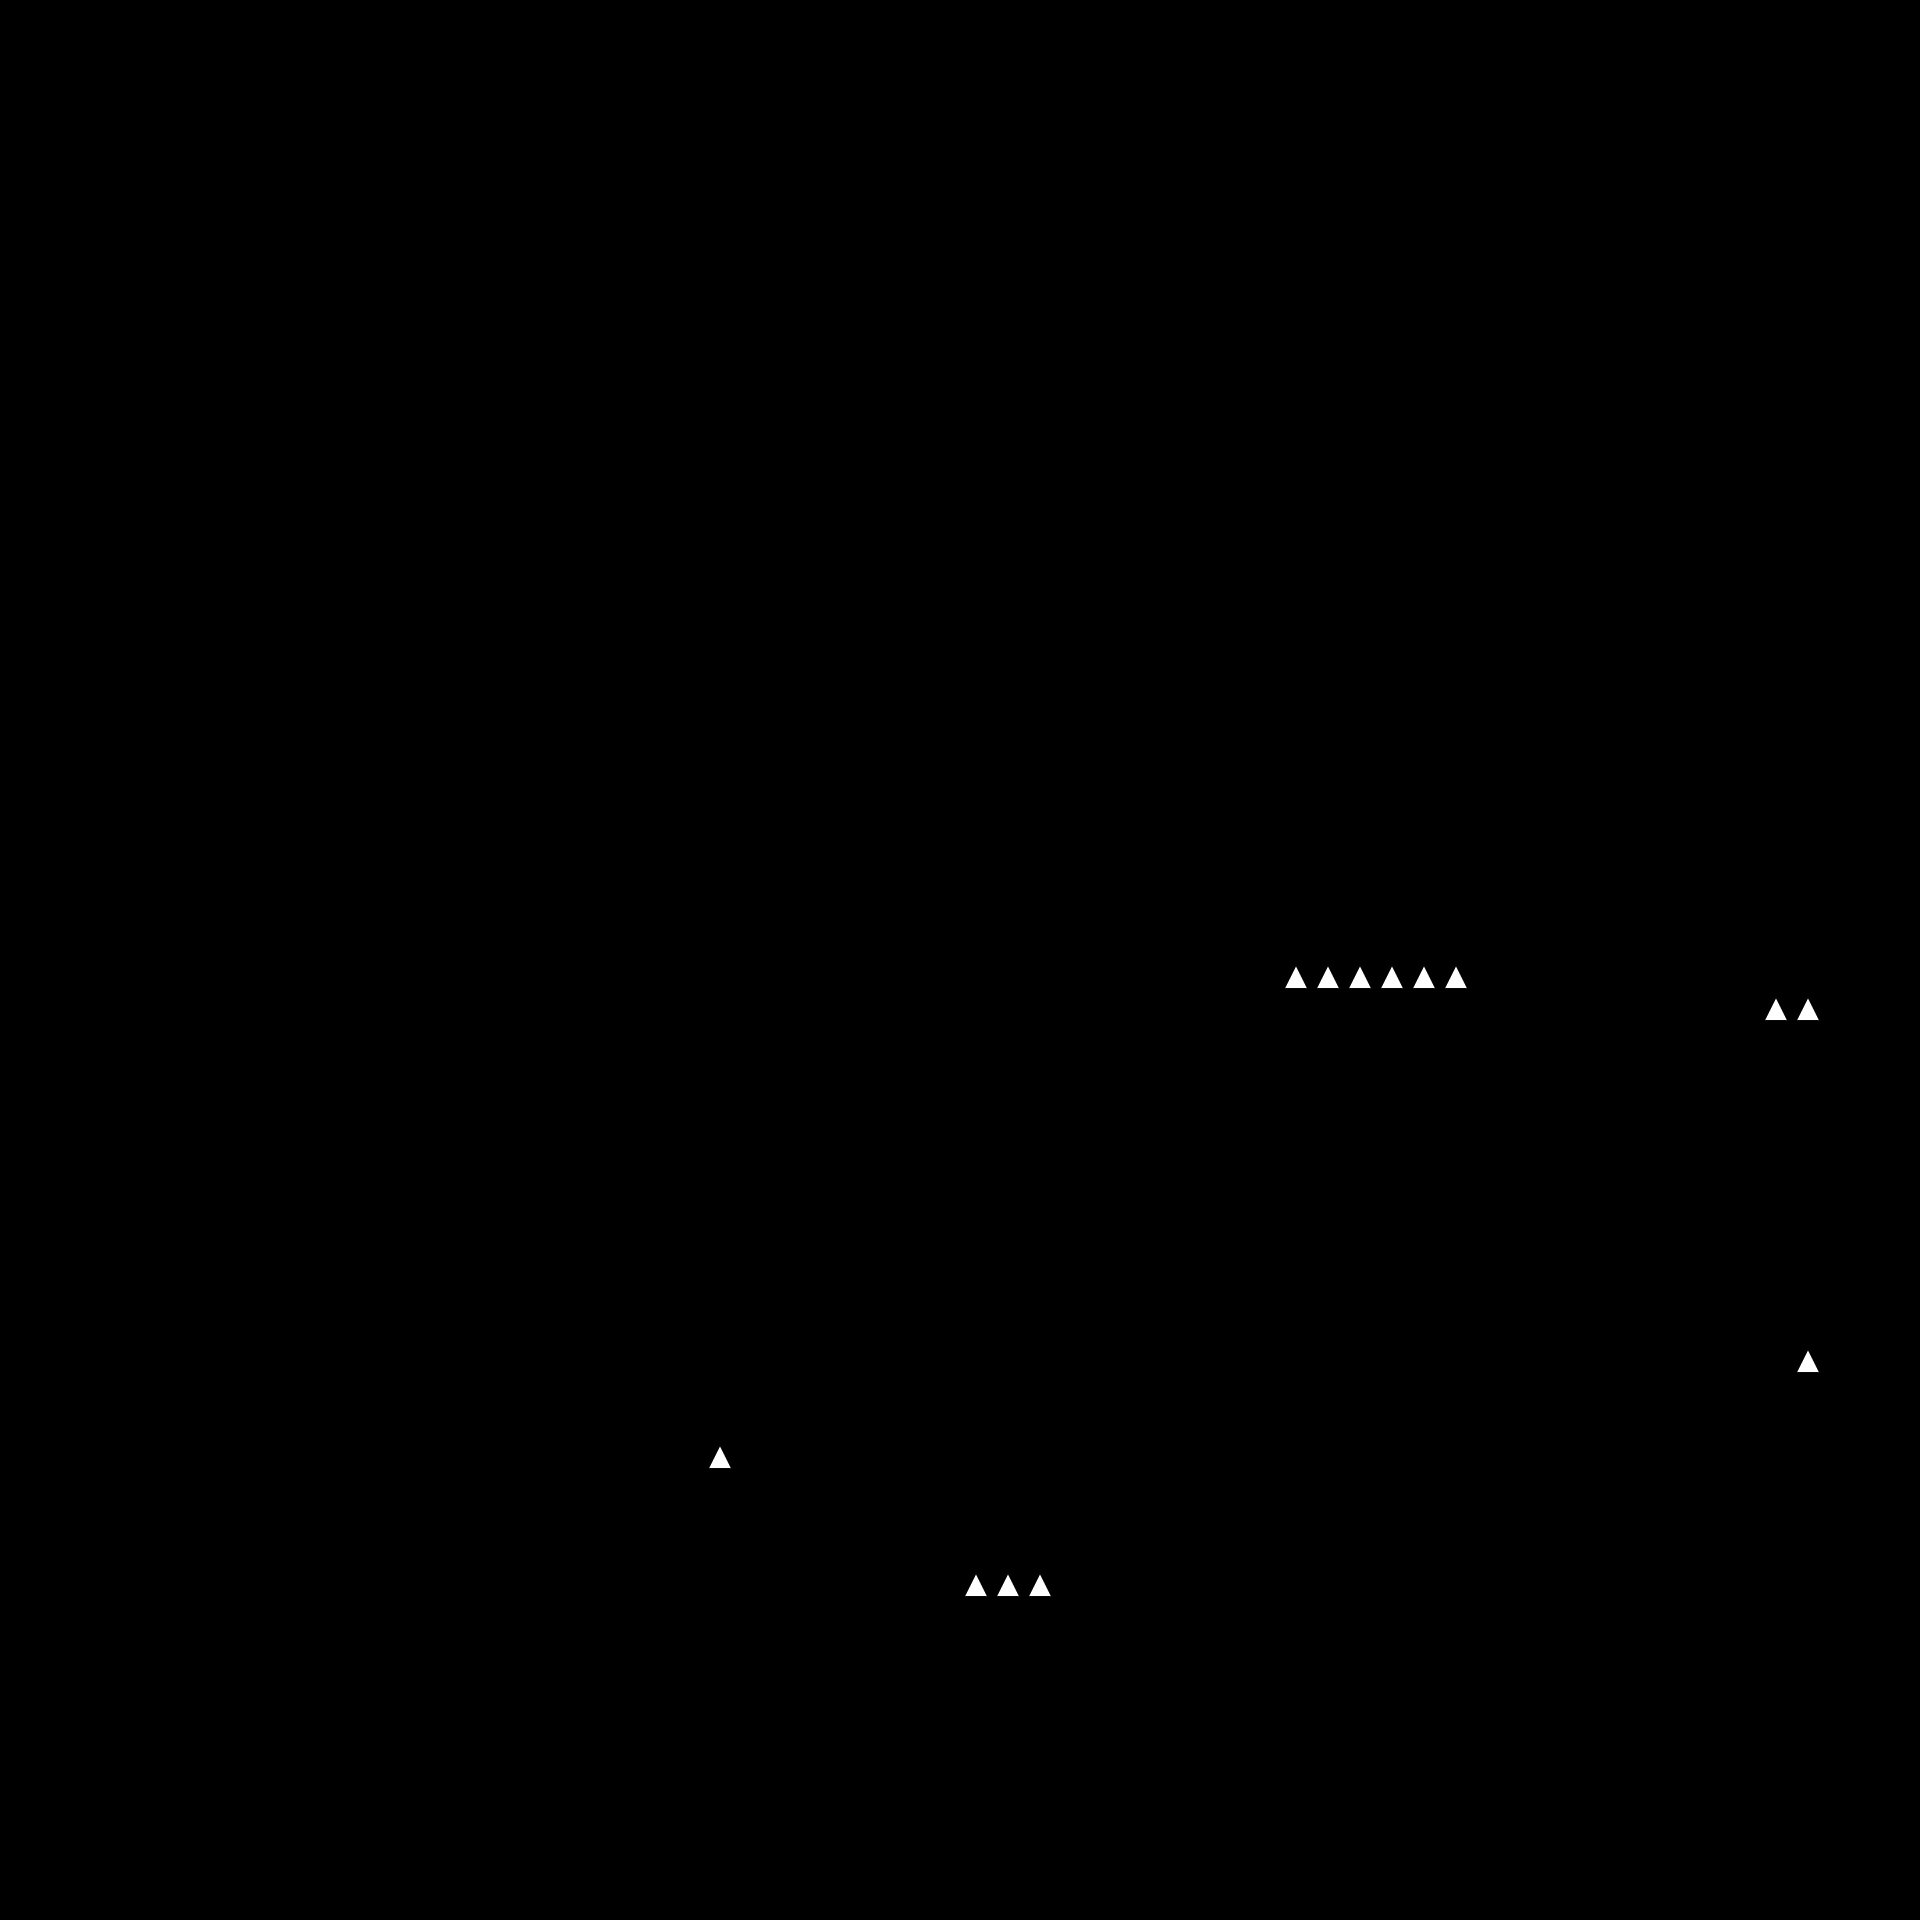

This is a level from a 2D game, rendered from its Tiled map with the project's own tilesets. A one-line summary and the map file follow, with tile-layer data summarised:
An orthogonal 60x60 tile map with 32x32 px tiles, 2 tile layers (tileLayer, hazardLayer) and 159 objects (89x color, 39x coin, 11x spike, 4x drunkflyer, 3x walker, ...).

<map version="1.0" orientation="orthogonal" renderorder="right-down" width="60" height="60" tilewidth="32" tileheight="32" nextobjectid="626">
 <tileset firstgid="1" name="worlds" tilewidth="32" tileheight="32" spacing="8" margin="4" tilecount="9" columns="9">
  <image source="tiles.png" width="360" height="40" />
 </tileset>
 <layer name="tileLayer" width="60" height="60">
  <data>[3600 cells, 1081 non-empty, 8 distinct tile ids]</data>
 </layer>
 <objectgroup name="gameObjects">
  <object id="1" name="player" x="64" y="256" width="32" height="64" />
  <object id="171" name="drunkflyer" x="1216" y="224" width="32" height="64" />
  <object id="258" name="walker" x="1216" y="352" width="32" height="64" />
  <object id="289" name="walker" x="1632" y="256" width="32" height="64" />
  <object id="343" name="coin" x="160" y="512" width="32" height="32" />
  <object id="344" name="coin" x="928" y="192" width="32" height="32" />
  <object id="345" name="coin" x="96" y="512" width="32" height="32" />
  <object id="346" name="coin" x="128" y="512" width="32" height="32" />
  <object id="347" name="coin" x="896" y="192" width="32" height="32" />
  <object id="348" name="coin" x="192" y="512" width="32" height="32" />
  <object id="353" name="coin" x="1920" y="480" width="32" height="32" />
  <object id="371" name="exit" x="320" y="896" width="64" height="96" />
  <object id="465" name="shooter" x="768" y="704" width="32" height="64" />
  <object id="466" name="walker" x="512" y="1728" width="32" height="64" />
  <object id="467" name="flyer" x="1632" y="1536" width="32" height="64" />
  <object id="468" name="flyer" x="704" y="1280" width="32" height="64" />
  <object id="469" name="staticshooter" x="576" y="1280" width="32" height="64" />
  <object id="470" name="staticshooter" x="1344" y="1504" width="32" height="64" />
  <object id="471" name="staticshooter" x="1696" y="256" width="32" height="64" />
  <object id="472" name="spike" x="480" y="448" width="32" height="32" />
  <object id="473" name="spike" x="352" y="640" width="32" height="32" />
  <object id="474" name="spike" x="256" y="640" width="32" height="32" />
  <object id="475" name="spike" x="832" y="352" width="32" height="32" />
  <object id="476" name="spike" x="1120" y="736" width="32" height="32" />
  <object id="477" name="spike" x="1568" y="128" width="32" height="32" />
  <object id="478" name="spike" x="1664" y="672" width="32" height="32" />
  <object id="479" name="spike" x="1248" y="1184" width="32" height="32" />
  <object id="480" name="spike" x="896" y="1184" width="32" height="32" />
  <object id="483" name="spike" x="256" y="1632" width="32" height="32" />
  <object id="485" name="coin" x="1856" y="1824" width="32" height="32" />
  <object id="486" name="coin" x="1824" y="1824" width="32" height="32" />
  <object id="487" name="coin" x="1824" y="1792" width="32" height="32" />
  <object id="488" name="coin" x="1856" y="1792" width="32" height="32" />
  <object id="336" name="drunkflyer" x="704" y="192" width="32" height="64" />
  <object id="569" name="coin" x="1440" y="512" width="32" height="32" />
  <object id="570" name="coin" x="1472" y="512" width="32" height="32" />
  <object id="571" name="coin" x="1408" y="512" width="32" height="32" />
  <object id="572" name="coin" x="1408" y="544" width="32" height="32" />
  <object id="573" name="coin" x="1440" y="544" width="32" height="32" />
  <object id="574" name="coin" x="1472" y="544" width="32" height="32" />
  <object id="576" name="coin" x="64" y="1760" width="32" height="32" />
  <object id="577" name="coin" x="96" y="1760" width="32" height="32" />
  <object id="578" name="coin" x="128" y="1760" width="32" height="32" />
  <object id="579" name="coin" x="128" y="1728" width="32" height="32" />
  <object id="580" name="coin" x="96" y="1728" width="32" height="32" />
  <object id="581" name="coin" x="64" y="1728" width="32" height="32" />
  <object id="582" name="coin" x="64" y="1696" width="32" height="32" />
  <object id="583" name="coin" x="96" y="1696" width="32" height="32" />
  <object id="584" name="coin" x="128" y="1696" width="32" height="32" />
  <object id="592" name="coin" x="160" y="672" width="32" height="32" />
  <object id="593" name="coin" x="192" y="672" width="32" height="32" />
  <object id="594" name="coin" x="96" y="672" width="32" height="32" />
  <object id="595" name="coin" x="128" y="672" width="32" height="32" />
  <object id="609" name="drunkflyer" x="1664" y="768" width="32" height="64" />
  <object id="610" name="drunkflyer" x="416" y="992" width="32" height="64" />
  <object id="611" name="spike" x="480" y="832" width="32" height="32" />
  <object id="612" name="coin" x="1760" y="352" width="32" height="32" />
  <object id="613" name="coin" x="1760" y="416" width="32" height="32" />
  <object id="614" name="coin" x="1760" y="480" width="32" height="32" />
  <object id="615" name="coin" x="1728" y="608" width="32" height="32" />
  <object id="616" name="coin" x="1728" y="672" width="32" height="32" />
  <object id="617" name="coin" x="1728" y="736" width="32" height="32" />
  <object id="618" name="coin" x="1728" y="800" width="32" height="32" />
  <object id="619" name="coin" x="1696" y="1664" width="32" height="32" />
  <object id="620" name="coin" x="1728" y="1696" width="32" height="32" />
  <object id="625" name="shooter" x="1248" y="1408" width="32" height="64" />
 </objectgroup>
 <layer name="hazardLayer" width="60" height="60">
  <data>[3600 cells, 13 non-empty, 1 distinct tile ids]</data>
 </layer>
 <objectgroup name="colors">
  <object id="2" name="color" x="96" y="576" width="352" height="64" />
  <object id="65" name="color" x="704" y="416" width="64" height="224" />
  <object id="67" name="color" x="768" y="256" width="64" height="352" />
  <object id="69" name="color" x="1376" y="320" width="352" height="160" />
  <object id="70" name="color" x="576" y="544" width="64" height="160" />
  <object id="71" name="color" x="928" y="480" width="160" height="192" />
  <object id="72" name="color" x="1088" y="416" width="160" height="320" />
  <object id="74" name="color" x="1504" y="480" width="128" height="512" />
  <object id="82" name="color" x="1408" y="608" width="96" height="64" />
  <object id="320" name="color" x="640" y="480" width="64" height="192" />
  <object id="321" name="color" x="384" y="256" width="64" height="256" />
  <object id="322" name="color" x="448" y="192" width="64" height="256" />
  <object id="323" name="color" x="512" y="128" width="64" height="256" />
  <object id="325" name="color" x="896" y="608" width="32" height="64" />
  <object id="327" name="color" x="768" y="96" width="64" height="96" />
  <object id="328" name="color" x="0" y="416" width="96" height="416" />
  <object id="329" name="color" x="0" y="320" width="160" height="96" />
  <object id="330" name="color" x="160" y="320" width="224" height="64" />
  <object id="335" name="color" x="0" y="0" width="864" height="32" />
  <object id="489" name="color" x="736" y="32" width="128" height="224" />
  <object id="491" name="color" x="-64" y="32" width="96" height="288" />
  <object id="494" name="color" x="864" y="-32" width="320" height="192" />
  <object id="495" name="color" x="1184" y="0" width="192" height="224" />
  <object id="496" name="color" x="1152" y="288" width="64" height="64" />
  <object id="498" name="color" x="832" y="256" width="160" height="96" />
  <object id="499" name="color" x="1376" y="0" width="192" height="192" />
  <object id="500" name="color" x="1568" y="0" width="352" height="128" />
  <object id="501" name="color" x="1824" y="224" width="64" height="64" />
  <object id="502" name="color" x="1856" y="192" width="32" height="64" />
  </objectgroup>
 <objectgroup name="background">
  <!-- 12 objects omitted --></objectgroup>
</map>
<!-- 64 of 159 objects omitted -->
